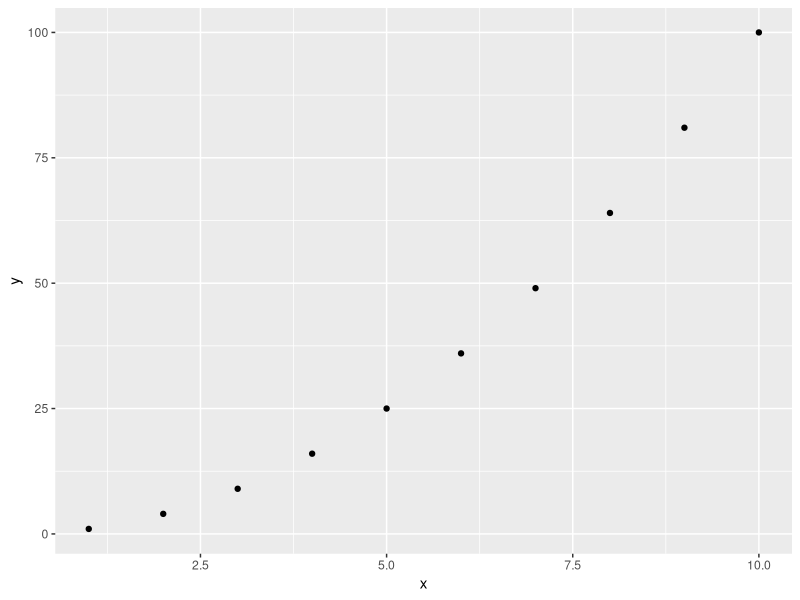
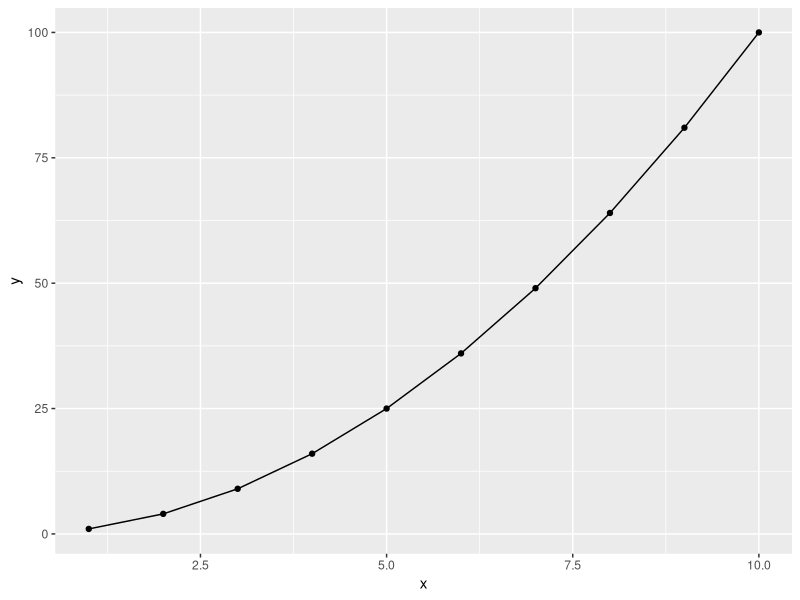
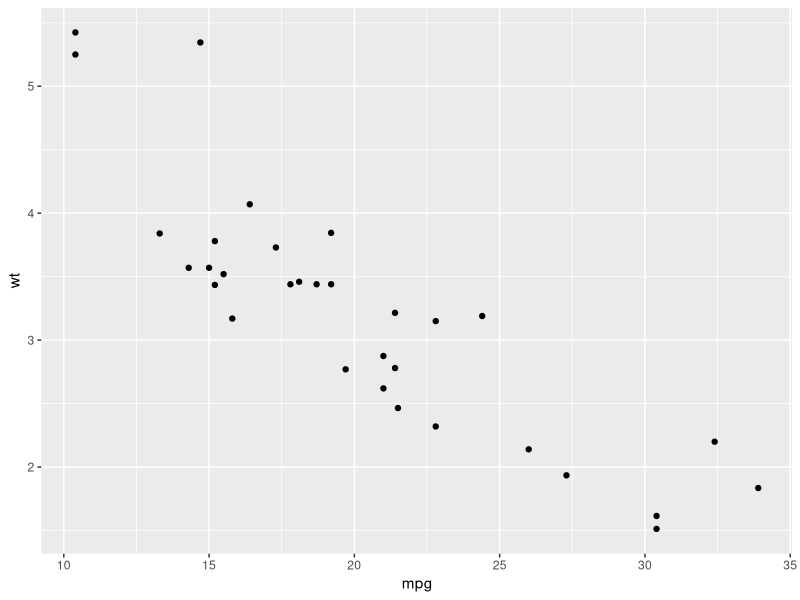
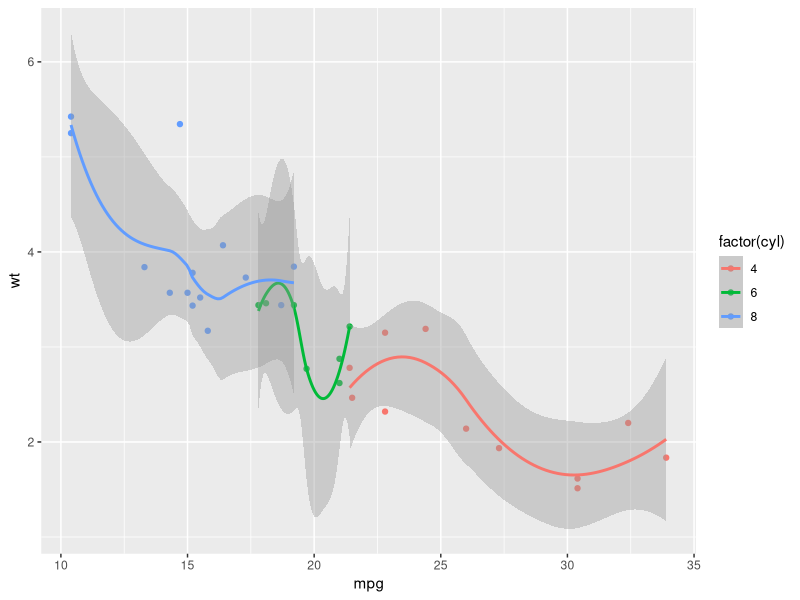
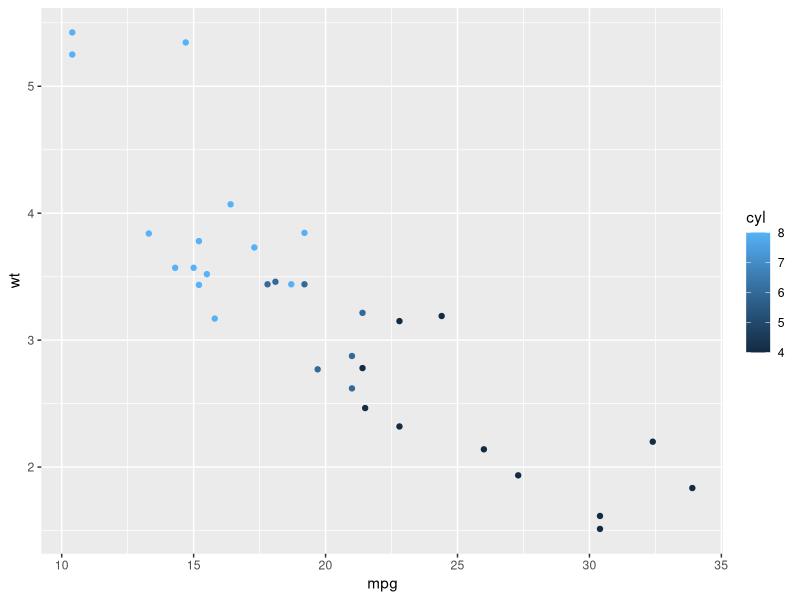
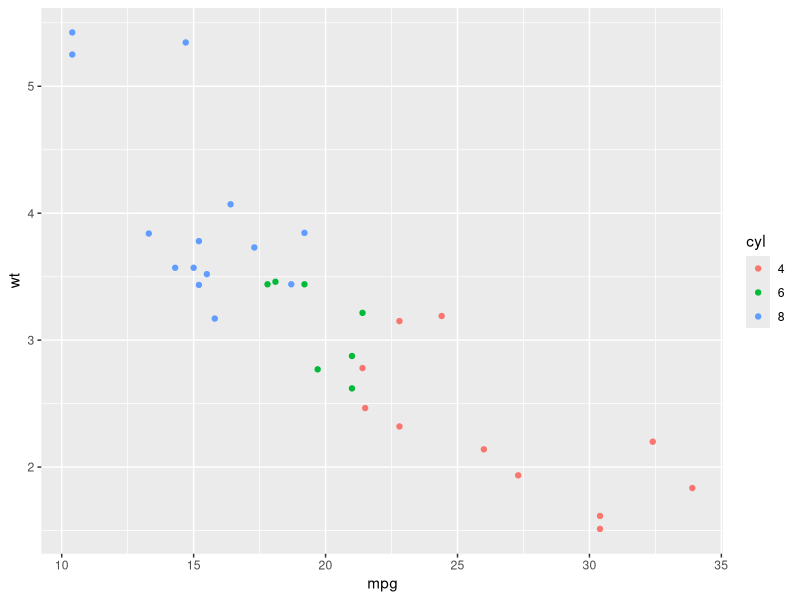
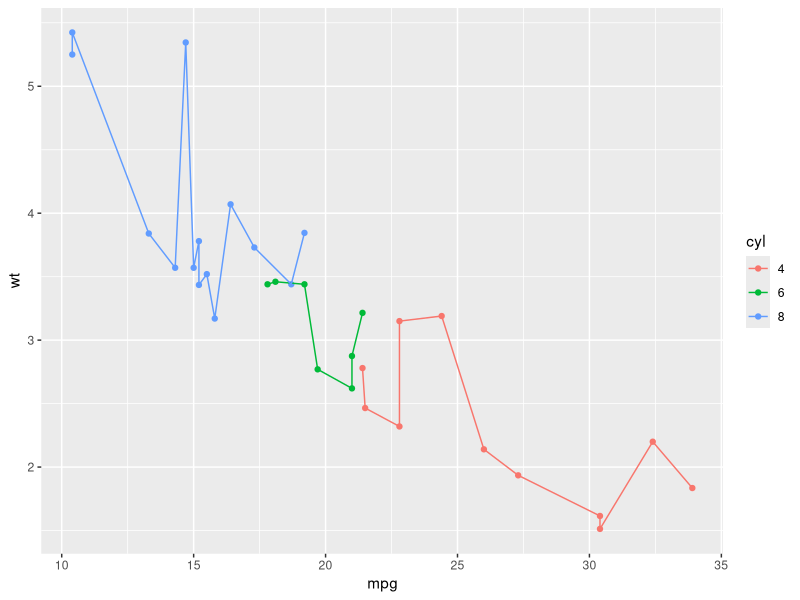

These charts were generated, in order, by the following R code:
# ggplot2 (3)

library(ggplot2)

data(mtcars)
df <- mtcars[, c("mpg", "cyl", "wt")]
head(df)

# Use data from numeric vectors
x <- 1:10; y = x*x

# Basic plot
qplot(x,y)

# Add line
qplot(x, y, geom=c("point", "line"))

# Use data from a data frame
qplot(mpg, wt, data=mtcars)

# Linear fits by group
qplot(mpg, wt, data = mtcars, color = factor(cyl),geom=c("point", "smooth"))

# Change the color by a continuous numeric variable
qplot(mpg, wt, data = mtcars, colour = cyl)

# Change the color by groups (factor)
df <- mtcars
df[,'cyl'] <- as.factor(df[,'cyl'])
qplot(mpg, wt, data = df, colour = cyl)

# Add lines
qplot(mpg, wt, data = df, colour = cyl, geom=c("point", "line"))